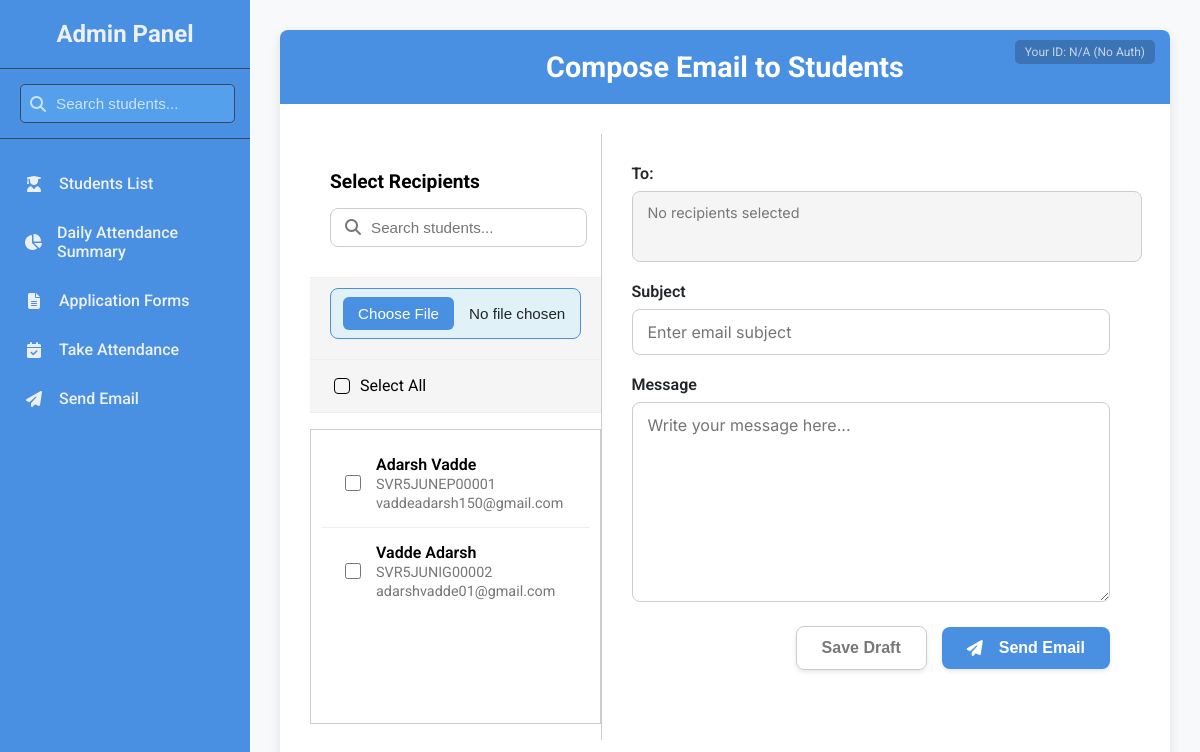
/emailsender/, run on the app's committed database.
### svr/models.py (models this page shows, shortened)
class Application(models.Model):
    unique_id=models.ForeignKey(StudentUser,on_delete=models.CASCADE,null=True)
    first_name = models.CharField(max_length=100)
    last_name = models.CharField(max_length=100)
    gender = models.CharField(max_length=20)
    dob = models.DateField()
    mobile = models.CharField(max_length=15)
    whatsapp = models.CharField(max_length=15, blank=True, null=True)
    email = models.EmailField()
    father_name = models.CharField(max_length=100)
    father_mobile = models.CharField(max_length=15)
    father_aadhar = models.CharField(max_length=20, blank=True, null=True)
    mother_name = models.CharField(max_length=100)
    mother_mobile = models.CharField(max_length=15, blank=True, null=True)
    mother_aadhar = models.CharField(max_length=20, blank=True, null=True)
    student_photo = models.ImageField(upload_to='photos/students/')
    father_photo = models.ImageField(upload_to='photos/fathers/')
    mother_photo = models.ImageField(upload_to='photos/mothers/')
    qualification = models.CharField(max_length=50)
    branch = models.CharField(max_length=100)
    college_name = models.CharField(max_length=200)
    college_city = models.CharField(max_length=100)
    college_state = models.CharField(max_length=100, blank=True, null=True)
    university = models.CharField(max_length=200, blank=True, null=True)
    roll_no = models.CharField(max_length=50, blank=True, null=True)
    aggregate = models.CharField(max_length=10, blank=True, null=True)
    yop = models.CharField(max_length=4, blank=True,null=True)
    agg12 = models.CharField(max_length=10, blank=True, null=True)
    yop12 = models.CharField(max_length=4, blank=True, null=True)
    agg10 = models.CharField(max_length=10, blank=True, null=True)
    yop10 = models.CharField(max_length=4, blank=True, null=True)
    training = models.CharField(max_length=200, blank=True, null=True)
    current_backlogs = models.CharField(max_length=10, blank=True, null=True)
    history_backlogs = models.CharField(max_length=10, blank=True, null=True)
    gap_academics = models.CharField(max_length=10, blank=True, null=True)
    address = models.TextField(blank=True, null=True)
    referred_by = models.CharField(max_length=100, blank=True, null=True)
    studentid = models.CharField(max_length=20, unique=True, blank=True, null=True)
    referred_by_office = models.CharField(max_length=100, blank=True, null=True)
    counsellor = models.CharField(max_length=100, blank=True, null=True)
    model_name = models.CharField(max_length=100, blank=True,null=True)
    cfs_code = models.CharField(max_length=100, blank=True, null=True)
    remarks = models.TextField(blank=True, null=True)

### svr/views.py (the view)
# urls.py: path('emailsender/',views.emailsender,name='emailsender'),
def emailsender(request):
    applications = Application.objects.all()
    student_list = []  # Renamed 'lists' to 'student_list' for better clarity
    for app in applications:
        student_list.append({
            'id': app.studentid,
            'name': f"{app.first_name} {app.last_name}",
            'email': app.email
        })
    return render(request, 'sendemails.html', {'students': student_list})

### templates/sendemails.html (shortened to what this page needs)
{% extends 'adminpage.html' %}
{% block content %}
<!DOCTYPE html>
<html lang="en">
<head>
    <link rel="stylesheet" href="https://cdnjs.cloudflare.com/ajax/libs/font-awesome/6.5.1/css/all.min.css" />
</head>
<body>
    <div class="email-container">
        <header>
            <h1>Compose Email to Students</h1>
            <div class="user-id-display">
                Your ID: <span id="currentUserId">N/A (No Auth)</span>
            </div>
        </header>
        <div class="main-content">
            <aside class="student-list-panel">
                <div class="student-list-header">
                    <h2>Select Recipients</h2>
                    <div class="search-box">
                        <i class="fas fa-search"></i>
                        <input type="text" id="studentSearch" placeholder="Search students...">
                    </div>
                </div>
                <div class="data-upload-section">
                    <input type="file" id="excelFile" accept=".xls,.xlsx" />
                </div>
                <div class="select-all-container">
                    <input type="checkbox" id="selectAll">
                    <label for="selectAll">Select All</label>
                </div>
                <ul class="student-list" id="studentList">
    {% for student in students %}
    <li class="student-item">
        <input type="checkbox" class="student-checkbox" data-email="{{ student.email }}" data-id="{{ student.id }}">
        <div class="student-info">
            <span class="name">{{ student.name }}</span>
            <span class="email">{{ student.id }}</span>
            <span class="email">{{ student.email }}</span>
        </div>
    </li>
    {% empty %}
    <p style="text-align: center; padding: 20px; color: #777;">No students found in the database.</p>
    {% endfor %}
</ul>
            </aside>
            <main class="composer-panel">
                <form id="emailForm" action="#" method="POST">
                    <div class="form-group">
                        <label for="recipient-to">To:</label>
                        <div id="recipient-to" class="recipient-field">No recipients selected</div>
                    </div>
                    <div class="form-group">
                        <label for="subject">Subject</label>
                        <input type="text" id="subject" name="subject" placeholder="Enter email subject">
                    </div>
                    <div class="form-group">
                        <label for="email-body">Message</label>
                        <textarea id="email-body" name="email-body" placeholder="Write your message here..."></textarea>
                    </div>
                    <div class="composer-actions">
                        <button type="button" class="btn btn-draft" id="saveDraftBtn">Save Draft</button>
                        <button type="submit" class="btn btn-send">
                            <i class="fas fa-paper-plane"></i> Send Email
                        </button>
                    </div>
                </form>
            </main>
        </div>
    </div>
</body>
</html>
{% endblock %}

### templates/adminpage.html (style rules this page uses)
:root { --primary-bg: #4A90E2; --secondary-bg: #34495e; --light-bg: #f8f9fa; --white-bg: #ffffff; --primary-text: #ecf0f1; --dark-text: #212529; --primary-accent: #3498db; --success: #2ecc71; --warning: #f1c40f; --danger: #e74c3c; --shadow: 0 4px 12px rgba(0,0,0,0.1); --border-radius:5px; }
body { font-family: 'Roboto', sans-serif; background-color: var(--light-bg); margin: 0; display: flex; height: 100vh; overflow: hidden; }
.main-content { flex-grow: 1; padding: 30px; overflow-y: auto; }
.btn { background-color: var(--primary-accent); color: white; border: none; padding: 10px 20px; border-radius: 5px; cursor: pointer; font-weight: 500; display: inline-flex; align-items: center; gap: 8px; transition: background-color 0.3s; text-decoration: none; }
.form-group { margin-bottom: 20px; }
.form-group label { display: block; margin-bottom: 8px; font-weight: 500; color: var(--dark-text); }
.form-group input, .form-group textarea, .form-group select { width: 100%; padding: 12px; border-radius: 5px; border: 1px solid #ced4da; box-sizing: border-box; font-family: 'Roboto', sans-serif; font-size: 1rem; }
textarea { min-height: 120px; resize: vertical; }

### data on the page
Application: id "SVR5JUNEP00001", email "vaddeadarsh150@gmail.com"
Application: id "SVR5JUNIG00002", email "adarshvadde01@gmail.com"

### other printed values
{{ student.name }} "Adarsh Vadde" "Vadde Adarsh"
